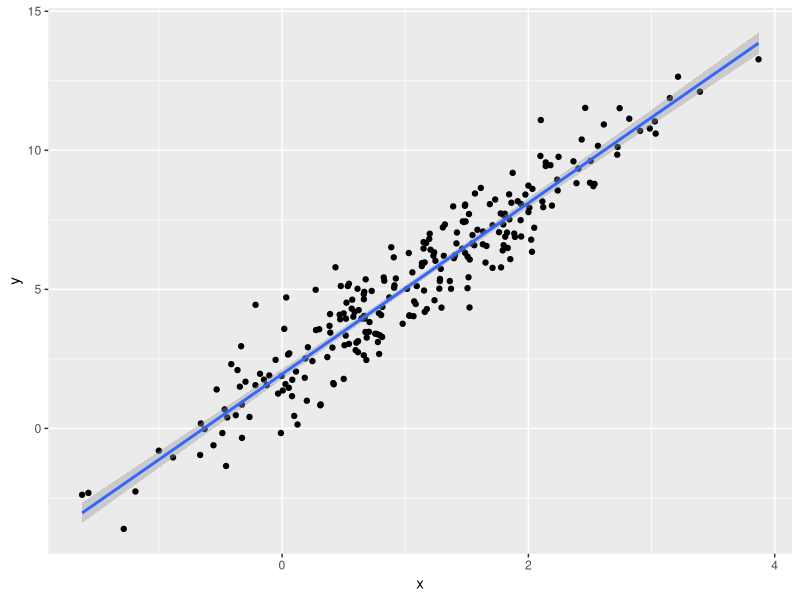
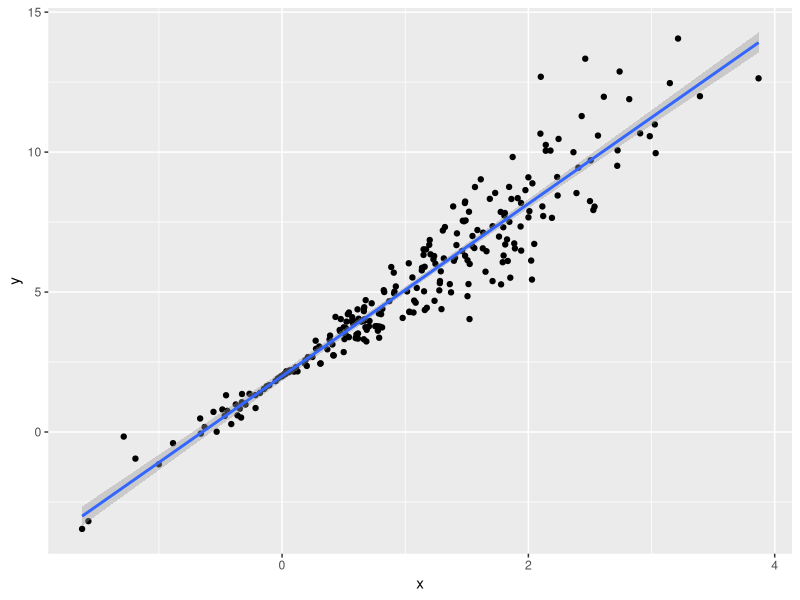
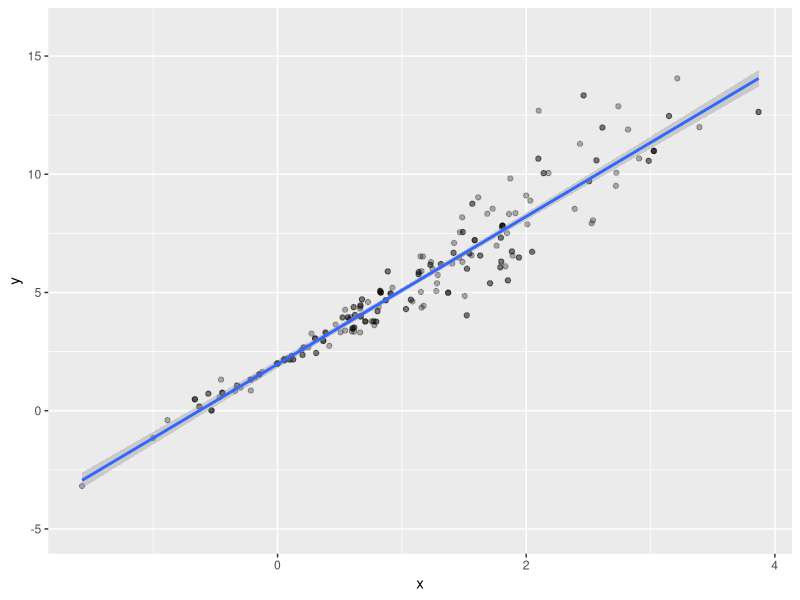
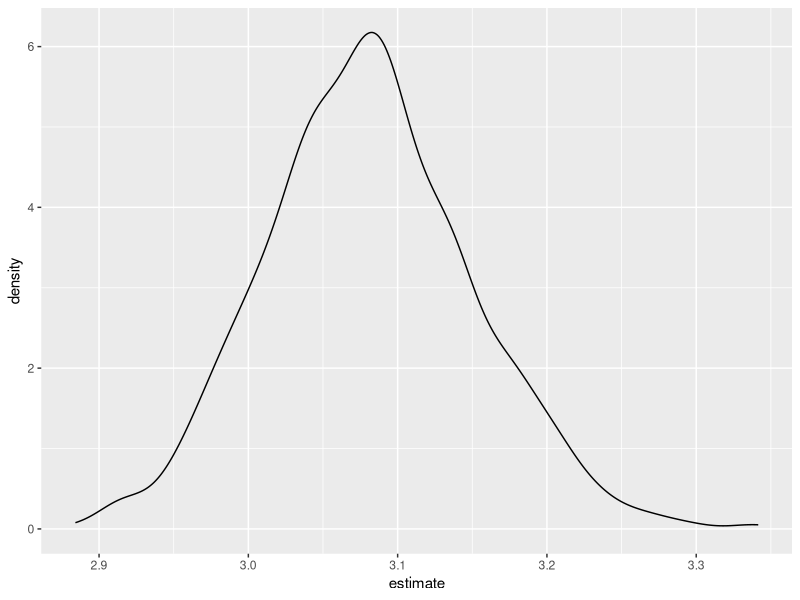

Here is the R script that generated these plots, in order:
## ---- chunk 1
library(tidyverse)
library(modelr)


## ---- chunk 2
n_samp = 250

sim_df_const = 
  tibble(
    x = rnorm(n_samp, 1, 1),
    error = rnorm(n_samp, 0, 1),
    y = 2 + 3 * x + error
  )

sim_df_nonconst = sim_df_const %>% 
  mutate(
  error = error * .75 * x,
  y = 2 + 3 * x + error
)

## ---- chunk 3

sim_df_const %>% 
  ggplot(aes(x =x, y = y))+
  geom_point()+
  geom_smooth(method = "lm")


sim_df_nonconst %>% 
  ggplot(aes(x =x, y = y))+
  geom_point()+
  geom_smooth(method = "lm")


# can fit a linear regression but the key assumptions is fundamentally wrong. Assumptions we make to inference don't match so we will try to solve with bootstrap. Issue comes from figuring out the uncertainty

## ---- chunk 4
lm(y~x, data = sim_df_const) %>%  broom::tidy()
lm(y~x, data = sim_df_nonconst) %>%  broom::tidy()

# from our plots we can see that there is alot of uncertainty because of fanning out. We can get estimates and stand deviation if we were to make assumptions but we want to solve the issue of uncertainty by bootstrapping. Issue is that we also don't trust the uncertainty of the estimates.

## ---- chunk 5
bootstrap_sample = function(df){   # write a function based on a df
  
  sample_frac(df, replace = TRUE) %>%  # we want the same size bc CI and variance are dependent on the sample size
  
  arrange(x)  # makes easier to look what is going on 
}


## ---- chunk 6
bootstrap_sample(sim_df_nonconst) %>% 
   ggplot(aes(x =x, y = y))+
  geom_point(alpha = .3)+
  geom_smooth(method = "lm")+
  ylim(-5,16)

# keep running and you'll get different regression lines, analysis is look at the plot but boostrap helps estimate the slope. 


## ---- chunk 7

bootstrap_sample(sim_df_nonconst) %>% 
   lm(y ~x, data = .) %>%
  broom::tidy()

# not a cohesive way of analysis
## ---- chunk 8

boot_straps =
  tibble(
  strap_number = 1:1000,
  strap_sample = rerun( 1000, bootstrap_sample(sim_df_nonconst))
  )

# once we've gotten here with a dataframe we're right back in place. Can do the same things we did. 


## ---- chunk 9

boot_results =
    boot_straps %>% 
  mutate(
    
    models = map(.x = strap_sample, ~lm( y~x, data = .x)), 
    results = map(models, broom::tidy)
  ) %>% 
  select(strap_number, results) %>% 
  unnest(results)

# code works we have not double checked if they are different but we will trust. next we'll get a collection of results where we will map across models and just run broom tidy on each. 

## ---- chunk 10

boot_results %>% 
  group_by(term) %>% 
  summarize(
    
    mean_est = mean(estimate),
    sd_est = sd(estimate)
  )


# giving the actual standard error and can we mimic this without making an assumption. Previously we have used a linear model that is a coincidence rather than what happens. If we compare bootstrap this is lower is we assumed constant variance which we have done in this example where we assume constant variance. 

## ---- chunk 11

boot_results %>% 
  filter( term == "x") %>% 
  ggplot(aes(x = estimate))+
  geom_density()
#great bc data of repeated sampling and normally distributed 


## ---- chunk 12

boot_results %>% 
  group_by(term) %>% 
  summarize(
    
   ci_lower = quantile(estimate, 0.025),
    ci_upper = quantile(estimate, 0.975)
  )

# we get a CI based on repeated sampling and this gives about 2.91 and 3.31


## ---- chunk 13

sim_df_nonconst %>% 
  bootstrap(1000,id = "strap_number") %>%   #resample and in cross validation we turned into a df, we can do the same thing before 
mutate(   # replaced id with id, we simply just renamed it without having to use the rename function
    
    models = map(.x = strap, ~lm( y~x, data = .x)), 
    results = map(models, broom::tidy)
  ) %>% 
  select(strap_number, results) %>% 
  unnest(results) %>%   
  group_by(term) %>% 
  summarize(
    
    mean_est = mean(estimate),
    sd_est = sd(estimate)
  )

#boostrap says draw me a sample from this df, resample saves memory not new samples. In cross validation we used a df and mcgv but it doesn't work well so we'll do the same thing we've done. 
